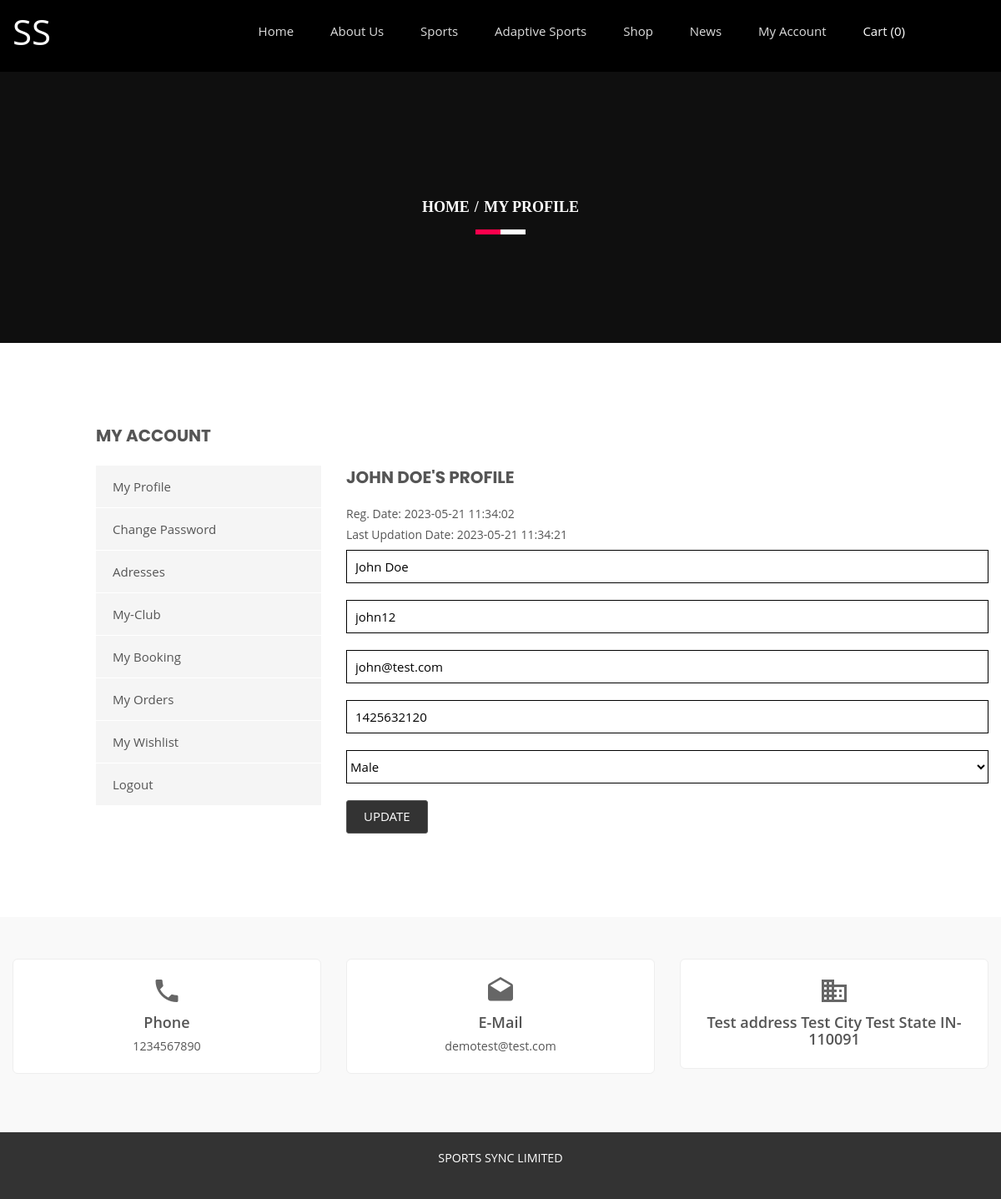
/SportsClubCode/profile.php (signed in), run on the app's committed database.
### tables this page shows
CREATE TABLE `tblgenralsettings` (
  `id` int(11) NOT NULL,
  `SiteName` varchar(200) DEFAULT NULL,
  `PhoneNumber` bigint(12) DEFAULT NULL,
  `EmailId` varchar(255) DEFAULT NULL,
  `address` mediumtext DEFAULT NULL,
  `footercontent` mediumtext DEFAULT NULL,
  `LastUpdationDate` timestamp NULL DEFAULT NULL ON UPDATE current_timestamp()
);

CREATE TABLE `tblusers` (
  `Userid` int(11) NOT NULL,
  `FullName` varchar(255) DEFAULT NULL,
  `UserName` varchar(200) DEFAULT NULL,
  `Emailid` varchar(255) DEFAULT NULL,
  `PhoneNumber` bigint(12) DEFAULT NULL,
  `UserGender` varchar(100) DEFAULT NULL,
  `UserPassword` varchar(255) DEFAULT NULL,
  `RegDate` timestamp NULL DEFAULT current_timestamp(),
  `LastUpdationDate` timestamp NULL DEFAULT NULL ON UPDATE current_timestamp(),
  `IsActive` int(1) DEFAULT NULL
);

### SportsClubCode/profile.php (the view, shortened to what this page needs)
<?php
include('includes/config.php');
if(strlen($_SESSION['usrid'])==0)
    {
header('location:logout.php');
}
else{
    ?>
<!doctype html>
<html class="no-js" lang="en">
    <head>
        <link rel="stylesheet" href="css/bootstrap.min.css">
        <link rel="stylesheet" href="css/animate.css">
        <link rel="stylesheet" href="css/meanmenu.min.css">
        <link rel="stylesheet" href="css/owl.carousel.css">
        <link rel="stylesheet" href="css/icofont.css">
        <link rel="stylesheet" href="css/nivo-slider.css">
        <link rel="stylesheet" href="css/animate-text.css">
        <link rel="stylesheet" href="css/material-design-iconic-font.min.css">
		<link rel="stylesheet" href="style.css">
        <link rel="stylesheet" href="css/responsive.css">
		<link href="css/color/skin-default.css" rel="stylesheet">
    </head>
    <body>
         <div class="wrapper single-blog">
           <div id="home" class="header-slider-area">
                   <?php include_once('includes/header.php');?>
            </div>
            <div class="breadcumb-area bg-overlay"
            style="background: #333;
            background-image: none;">
                <div class="container">
                    <ol class="breadcrumb">
                        <li><a href="index.html">Home</a></li>
                        <li class="active">My Profile</li>
                    </ol>
                </div>
            </div>
            <div class="single-blog-area ptb100 fix">
               <div class="container">
                   <div class="row">
<?php include_once('includes/myaccountbar.php');?>
                       <div class="col-md-8 col-sm-7">
                           <div class="single-blog-body">
<?php
$uid=$_SESSION['usrid'];
$sql = "SELECT * from  tblusers where Userid=:uid";
$query = $dbh -> prepare($sql);
$query -> bindParam(':uid',$uid, PDO::PARAM_STR);
$query->execute();
$results=$query->fetchAll(PDO::FETCH_OBJ);
if($query->rowCount() > 0)
{
foreach($results as $result)
{    ?>
                                <div class="Leave-your-thought mt50">
                                    <h3 class="aside-title uppercase"><?php echo htmlentities($result->FullName);?>'s Profile</h3>
<h5>Reg. Date: <?php echo htmlentities($result->RegDate);?> </h5>
<?php if($result->LastUpdationDate!=""){?>
<h5>Last Updation Date: <?php echo htmlentities($result->LastUpdationDate);?> </h5>
<?php } ?>
                                    <div class="row">
                                        <form name="signup" method="post">
                                            <div class="col-md-12 col-sm-6 col-xs-12 lyt-left">
                                                <div class="input-box leave-ib">
<input type="text" placeholder="Name" class="info" name="name" value="<?php echo htmlentities($result->FullName);?>" required="true">
<input type="text" placeholder="Username" class="info" name="username" id="username" value="<?php echo htmlentities($result->UserName);?>" readonly="true" >
<input type="email" placeholder="Email Id" class="info" name="email" required="true" value="<?php echo htmlentities($result->Emailid);?>">
<input type="tel" placeholder="Phone Number" pattern="[0-9]{10}" title="10 numeric characters only" class="info" name="phonenumber" maxlength="10" required="true" value="<?php echo htmlentities($result->PhoneNumber);?>">
<select class="info" name="gender" required="true">
<option value="<?php echo htmlentities($result->UserGender);?>"><?php echo htmlentities($result->UserGender);?></option>
</select>
</div>
                                            </div>
<div class="col-xs-12">
<div class="input-box post-comment">
<input type="submit" value="Update" id="update" name="update" class="submit uppercase">
</div>
</div>
                                        </form>
                                    </div>
<?php }} ?>
                                </div>
                           </div>
                       </div>
               </div>
           </div></div>
                 <?php include_once('includes/footer.php');?>
         </div>
    </body>
</html>
<?php } ?>

### SportsClubCode/includes/header.php (shortened to what this page needs)
<?php
$cartCount = 0;
$ret = "SELECT SiteName FROM tblgenralsettings";
$querys = $dbh->prepare($ret);
$querys->execute();
$resultss = $querys->fetchAll(PDO::FETCH_OBJ);
?>
<?php if ($querys->rowCount() > 0) {
    foreach ($resultss as $rows) { ?>
<div id="home" class="header-slider-area">
    <div class="header-area header-2">
        <div id="sticker" class="logo-menu-area header-area-2">
            <div class="container hidden-xs">
                <div class="row">
                    <div class="col-md-2 col-sm-3">
                        <div class="logo">
                            <a href="index.php" style="font-size:42px; color:#fff">
                                <?php echo htmlentities($rows->SiteName); ?>
                            </a>
                        </div>
                    </div>
                    <div class="col-md-9 col-sm-9">
                        <div class="main-menu text-right">
                            <nav>
                                <ul id="nav">
                                    <li><a class="smooth-scroll" href="index.php">Home</a></li>
                                    <li class="dropdown">
                                        <a href="about-us.php">About Us</a>
                                    </li>
                                    <li class="dropdown">
                                        <a href="about-us.php">Sports</a>
                                    </li>
                                    <li class="dropdown">
                                        <a href="#">Adaptive Sports</a>
                                    </li>
                                    <li class="dropdown">
                                        <a href="#">Shop</a>
                                    </li>
                                    <li><a class="smooth-scroll" href="news.php">News</a></li>
                                    <?php if (empty($_SESSION['usrid'])) { ?>
                                        <li class="dropdown">
                                            <a href="#">Register</a>
                                            <ul class="dropdown-menu">
                                                <li><a href="signup.php">User</a></li>
                                                <li><a href="register-trainer.php">Trainer</a></li>
                                                <li><a href="register-club.php">Club</a></li>
                                            </ul>
                                        </li>
                                        <li><a class="smooth-scroll" href="signin.php">Login</a></li>
                                    <?php } else { ?>
                                        <li><a class="smooth-scroll" href="profile.php">My Account</a></li>
                                    <?php } ?>
                                    <li style="margin-left: auto; color:#fff;">
                                        <a class="smooth-scroll" href="my-cart.php" style="color:#fff;">
                                            Cart (<?php echo $cartCount; ?>)
                                        </a>
                                    </li>
                                </ul>
                            </nav>
                        </div>
                    </div>
                </div>
            </div>
        </div>
</div>
<?php
    }
}
?>

### SportsClubCode/includes/footer.php (shortened to what this page needs)
<?php
$ret = "Select  PhoneNumber,address,EmailId,footercontent from tblgenralsettings ";
$querys = $dbh -> prepare($ret);
$querys->execute();
$resultss=$querys->fetchAll(PDO::FETCH_OBJ);
if($querys->rowCount() > 0)
{
foreach($resultss as $rows)
{ ?>
 <div class="information-area off-white ptb100">
                    <div class="container">
                        <div class="row">
                            <div class="col-md-4 col-sm-3 col-xs-12">
                                <div class="single-information text-center">
                                    <div class="info-icon">
                                        <i class="zmdi zmdi-phone"></i>
                                    </div>
                                    <h4>Phone</h4>
                                    <p><?php echo htmlentities($rows->PhoneNumber);?></p>
                                </div>
                            </div>
                            <div class="col-md-4 col-sm-3 col-xs-12">
                                <div class="single-information text-center">
                                    <div class="info-icon">
                                        <i class="zmdi zmdi-email-open"></i>
                                    </div>
                                    <h4>E-Mail</h4>
                                    <p><a href="mailto:company@email.com"><?php echo htmlentities($rows->EmailId);?></a></p>
                                </div>
                            </div>
                            <div class="col-md-4 col-sm-3 col-xs-12">
                                <div class="single-information text-center">
                                    <div class="info-icon">
                                        <i class="zmdi zmdi-city-alt"></i>
                                    </div>
                                    <h4><?php echo htmlentities($rows->address);?></h4>
                                </div>
                            </div>
                        </div>
                    </div>
                </div>
            <div class="footer-area" align="center">
                <div class="container">
                    <div class="row">
                        <div class="col-md-12 col-sm-6 col-xs-12">
                            <div class="social-area">
                             <?php echo htmlentities($rows->footercontent);?>
                            </div>
                        </div>
                    </div>
                </div>
            </div>
            <?php }} ?>

### SportsClubCode/style.css (style rules this page uses)
.container { width: 1200px }
html, body { height: 100%; font-family: 'Montserrat', sans-serif; font-size: 15px; color: #555; line-height: 25px; }
.fix { overflow: hidden }
p { margin: 0 0 15px }
h1, h2, h3, h4, h5, h6 { margin: 0 0 10px }
a { -webkit-transition: all 0.3s ease 0s; transition: all 0.3s ease 0s; text-decoration: none; color: #555; }
ul { list-style: outside none none; margin: 0; padding: 0; }
body { margin: 0; padding-top: 0; font-family: 'Open Sans', sans-serif; }
.mt50 { margin-top: 50px }
.ptb100 { padding: 100px 0 }
.uppercase { text-transform: uppercase }
.off-white { background: #f9f9f9 }
.wrapper { background: #fff }
ul li { display: inline-block }
.main-menu ul li a { color: #ddd }
.logo-menu-area { padding: 35px 0 }
.main-menu ul li { margin-right: 40px }
.main-menu ul li:last-child { margin: 0 }
.header-area { left: 0; position: absolute; top: 0; width: 100%; z-index: 999; }
.header-slider-area { position: relative }
.bg-overlay { position: relative; z-index: 1; }
.bg-overlay:before { background: #000 none repeat scroll 0 0; content: ""; height: 100%; left: 0; opacity: 0.85; filter: opacity(1) "progid:DXImageTransform.Microsoft.Alpha(Opacity=85)"; position: absolute; top: 0; width: 100%; z-index: -1; }
.breadcumb-area.bg-overlay:before { opacity: 0.7; filter: opacity(1) "progid:DXImageTransform.Microsoft.Alpha(Opacity=70)"; }
input { border: 1px solid #555555; border-radius: 4px; height: 45px; line-height: 45px; padding: 0 10px; }
.input-box { display: inline-block }
input.submit { width: 95px; border-radius: 3px; float: right; height: 37px; line-height: 37px; background: #dddddd; }
.info-icon { font-size: 40px; margin-bottom: 10px; }
.single-information > p { margin-bottom: 5px }
.single-information p:last-child { margin: 0 }
.footer-area { background: #1b1b1b none repeat scroll 0 0; height: 80px; line-height: 78px; }
.header-2 { background: #000 none repeat scroll 0 0; position: static; }
select { background: transparent none repeat scroll 0 0; border: medium none; color: #777; height: 30px; width: 100%; }
.breadcumb-area { background: rgba(0, 0, 0, 0) url("img/bg.png") repeat scroll 0 0; padding: 150px 0; text-align: center; }
.breadcrumb { background-color: transparent; border-radius: 0; list-style: outside none none; margin-bottom: 0; padding: 0; position: relative; }
.breadcrumb > li + li:before { color: #fff; font-weight: 700; padding: 0 2px; }
.breadcrumb a, .breadcrumb li.active { color: #fff }
.breadcrumb li { font-family: popins; font-size: 18px; font-weight: 700; text-transform: uppercase; }
.breadcrumb:before, .breadcrumb:after { background: #fff none repeat scroll 0 0; bottom: -20px; content: ""; height: 6px; left: 50%; position: absolute; -webkit-transform: translateX(-50%); transform: translateX(-50%); width: 60px; }
.breadcrumb:after { background: #ff004d none repeat scroll 0 0; -webkit-transform: translateX(-100%); transform: translateX(-100%); width: 30px; }
.aside-title { font-family: Poppins; font-size: 20px; font-weight: 700; margin-bottom: 25px; }
.leave-ib input { border-color: #000; border-radius: 0; color: #000; height: 40px; line-height: 40px; margin-bottom: 20px; width: 100%; }
select { border-color: #000; border-radius: 0; color: #000; height: 40px; line-height: 40px; margin-bottom: 20px; width: 100%; border: 1px solid #000; }
.post-comment input.submit { background: #333333 none repeat scroll 0 0; color: #fff; height: 40px; line-height: 37px; padding: 0 20px; width: auto; -webkit-transition: all 0.3s ease 0s; transition: all 0.3s ease 0s; }
.input-box.post-comment { float: left }
#sticker { right: 0; left: 0; }

### SportsClubCode/css/responsive.css (style rules this page uses)
@media (min-width: 1170px) and (max-width: 1400px) { .logo-menu-area { padding: 25px 0; } }

### SportsClubCode/css/color/skin-default.css (style rules this page uses)
.breadcrumb::after { background: #ff004d none repeat scroll 0 0; }

### SportsClubCode/includes/header.php (style rules this page uses)
.dropdown { position: relative; }

### SportsClubCode/includes/footer.php (style rules this page uses)
.information-area.off-white { background: #f9f9f9; padding-top: 50px; padding-bottom: 50px; }
.single-information { background: #fff; border: 1px solid #eee; border-radius: 6px; margin-bottom: 20px; padding: 20px; transition: box-shadow 0.3s ease, transform 0.3s ease; }
.single-information.text-center .info-icon { font-size: 36px; color: #666; margin-bottom: 10px; }
.single-information h4 { margin: 0 0 5px 0; font-weight: 600; }
.single-information p, .single-information a { color: #555; font-size: 0.95rem; }
.footer-area { background: #333; color: #fff; padding: 20px 0; text-align: center; }
.footer-area .social-area { font-size: 0.95rem; line-height: 1.6; color: #fff; }

### data on the page
tblgenralsettings: SiteName "SS", PhoneNumber "1234567890", EmailId "demotest@test.com", address "Test address Test City Test State IN-110091", footercontent "SPORTS SYNC LIMITED"
tblusers: FullName "JOHN DOE", RegDate "2023-05-21 11:34:02", LastUpdationDate "2023-05-21 11:34:21", name "John Doe", username "john12", email "john@test.com", phonenumber "1425632120", gender "Male"
